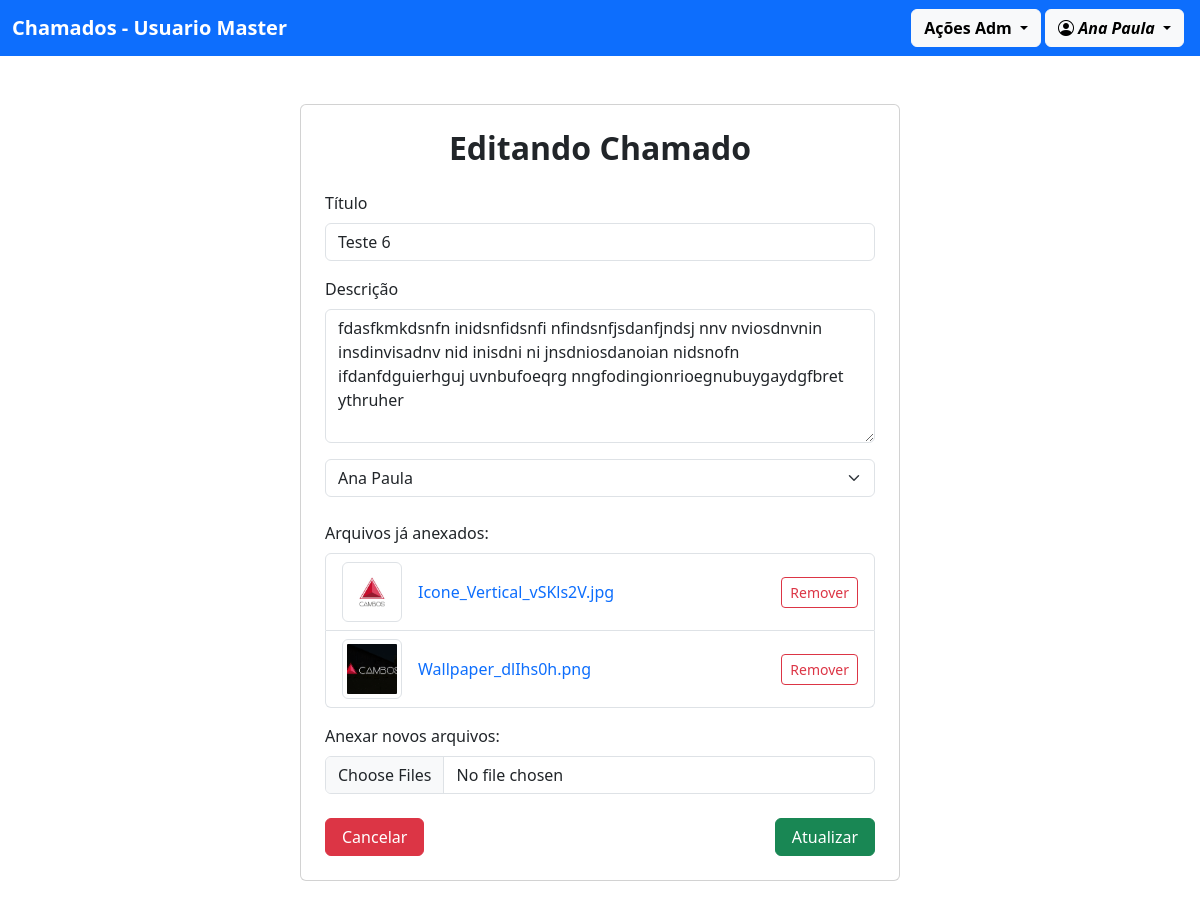
The app's page /editar_chamado/7 (signed in), older data.
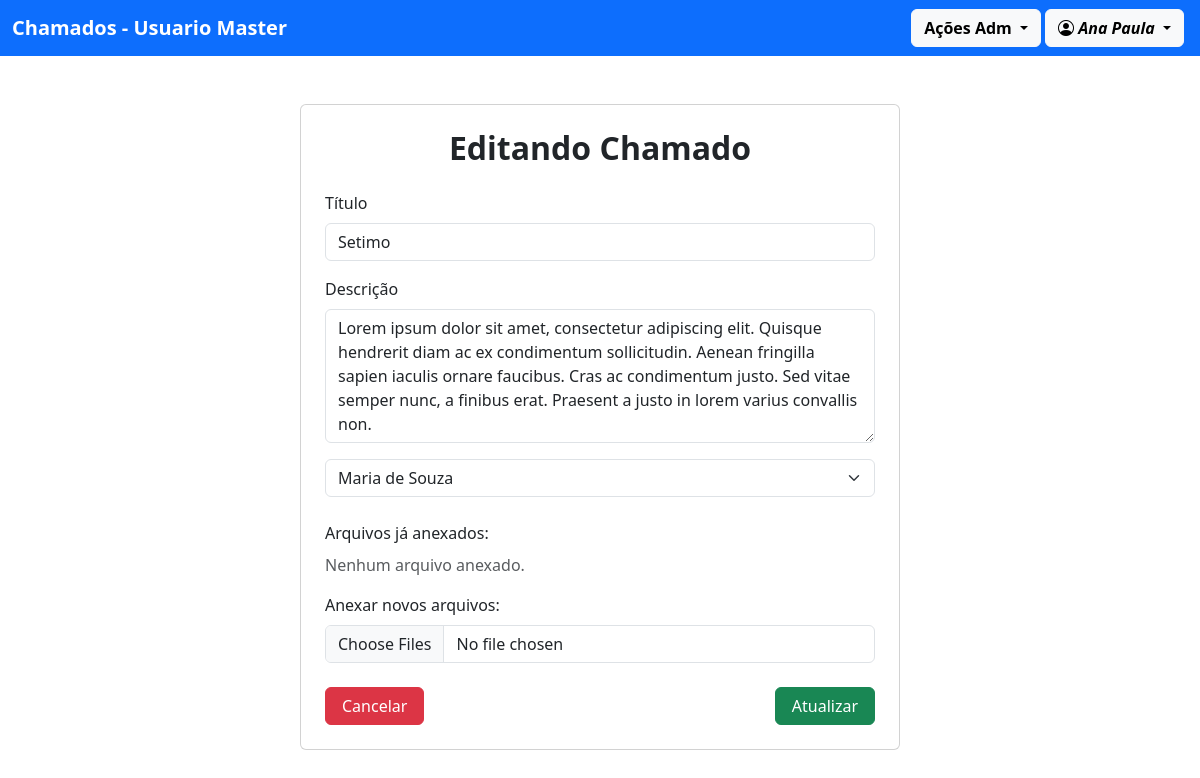
The same page, newer data.
### chamado/models.py (models this page shows, shortened)
class Chamado(models.Model):
    STATUS = (
        ('nao_iniciado', 'Não iniciado'),
        ('em_andamento', 'Em andamento'),
        ('finalizado', 'Finalizado'),
        ('cancelado', 'Cancelado'),
    )
    titulo = models.CharField(max_length=255)
    data = models.DateTimeField()
    status = models.CharField(max_length=20, choices=STATUS, default="nao_iniciado")
    descricao = models.TextField()
    autor = models.ForeignKey(Perfil, on_delete=models.CASCADE, related_name='autor')
    responsavel = models.ForeignKey(Perfil, on_delete=models.CASCADE, related_name='responsavel')
    class Meta:
        ordering = ["-data"]

class Arquivo(models.Model):
    arquivo = models.FileField(upload_to='arquivos')
    chamado = models.ForeignKey(Chamado, on_delete=models.CASCADE, related_name='arquivo')

### usuario/models.py (models this page shows)
class Perfil(models.Model):
    user = models.OneToOneField(User, on_delete=models.CASCADE)
    nome_completo = models.CharField(max_length=255)
    adm = models.BooleanField(default=False)
    def __str__(self):
        return f"{self.nome_completo}"
    class Meta:
        ordering = ["nome_completo"]

### chamado/views.py (the view, shortened to what this page needs)
# urls.py: path('editar_chamado/<int:id>', views.editar_chamado, name="editar_chamado"),
@login_required(login_url='/usuario/login/')
def editar_chamado(request, id):
    chamado = get_object_or_404(Chamado, id=id)
    perfil = Perfil.objects.filter(adm=True)
    if request.method == "GET":
        return render(request, 'editar_chamado.html', {'chamados': chamado, 'perfil': perfil})

### chamado/templates/editar_chamado.html (shortened to what this page needs)
{% extends "modelo.html" %}
{% block content %}
<div class="container d-flex justify-content-center mb-5">
    <div class="card p-4" style="max-width: 600px; width: 100%;">
        <h2 class="fw-bold mb-4 text-center">Editando Chamado</h2>
        <form action="{% url 'editar_chamado' chamados.id%}" method="POST" enctype="multipart/form-data">{% csrf_token %}
            <div class="mb-3">
                <label class="form-label">Título</label>
                <input type="text" name="titulo" class="form-control" value="{{ chamados.titulo }}"
                    placeholder="Digite o título" required>
            </div>
            <div class="mb-3">
                <label class="form-label">Descrição</label>
                <textarea name="descricao" class="form-control" rows="5" placeholder="Descreva o problema..."
                    required>{{ chamados.descricao }}</textarea>
            </div>
            <div class="mb-4">
                <select name="responsavel" class="form-select">
                    {% for i in perfil %}
                    <option value="{{ i.id }}" {% if i.id == chamados.responsavel.id %}selected{% endif %}>
                        {{ i.nome_completo }}
                    </option>
                    {% endfor %}
                </select>
            </div>
            <div class="mb-3">
                <label class="form-label">Arquivos já anexados:</label>
                {% if chamados.arquivo.all %}
                <div class="list-group">
                    {% for i in chamados.arquivo.all %}
                    <div class="list-group-item d-flex align-items-center gap-3">
                        <img src="{{ i.arquivo.url }}" class="img-thumbnail"
                            style="width: 60px; height: 60px; object-fit: cover;">
                        <a href="{{ i.arquivo.url }}" target="_blank"
                            class="flex-grow-1 text-decoration-none text-truncate">
                            {{ i.arquivo.name |slice:'9:' }}
                        </a>
                        <a href="{% url 'remover_arquivo' i.id %}" class="btn btn-sm btn-outline-danger">Remover</a>
                    </div>
                    {% endfor %}
                </div>
                {% else %}
                <p class="text-muted">Nenhum arquivo anexado.</p>
                {% endif %}
            </div>
            <div class="mb-3">
                <label class="form-label">Anexar novos arquivos:</label>
                <input type="file" name="arquivos" id="fileInput" class="form-control" multiple>
            </div>
            <div class="d-flex justify-content-between">
                <a href="{% url 'ver_meus_chamados' %}" class="btn btn-danger px-3">Cancelar</a>
                <button type="submit" class="btn btn-success px-3">Atualizar</button>
            </div>
        </form>
    </div>
</div>
{% endblock %}

Row changes from the older to the newer data that the page shows:
removed Arquivo: arquivo (picture), arquivo.name "Icone_Vertical_vSKls2V.jpg"
removed Arquivo: arquivo (picture), arquivo.name "Wallpaper_dlIhs0h.png"
changed Chamado: titulo "Teste 6" → "Setimo"; descricao "fdasfkmkdsnfn inidsnfidsnfi nfindsnfjsdanfjndsj nnv nviosdnvnin insdinvisadnv nid inisdni ni jnsdniosdanoian nidsnofn ifdanfdguierhguj uvnbufoeqrg nngfodingionrioegnubuygaydgfbret ythruher" → "Lorem ipsum dolor sit amet, consectetur adipiscing elit. Quisque hendrerit diam ac ex condimentum sollicitudin. Aenean fringilla sapien iaculis ornare faucibus. Cras ac condimentum justo. Sed vitae semper nunc, a finibus erat. Praesent a justo in lorem varius convallis non."; responsavel "Ana Paula" → "Maria de Souza"
Text that changed along with them:
text now shown: "Nenhum arquivo anexado."
